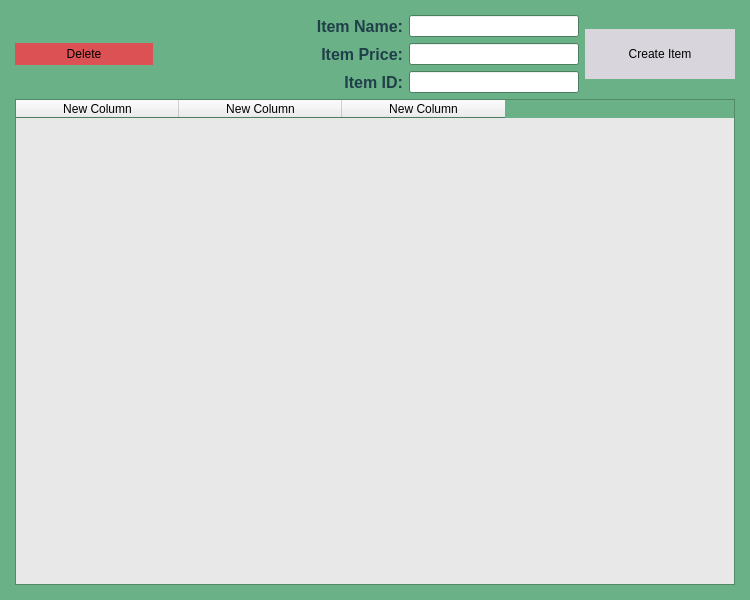
<?xml version="1.0" encoding="UTF-8"?>
<ui version="4.0">
 <class>MainWindow</class>
 <widget class="QMainWindow" name="MainWindow">
  <property name="geometry">
   <rect>
    <x>0</x>
    <y>0</y>
    <width>750</width>
    <height>600</height>
   </rect>
  </property>
  <property name="sizePolicy">
   <sizepolicy hsizetype="Expanding" vsizetype="Expanding">
    <horstretch>1</horstretch>
    <verstretch>1</verstretch>
   </sizepolicy>
  </property>
  <property name="minimumSize">
   <size>
    <width>750</width>
    <height>600</height>
   </size>
  </property>
  <property name="baseSize">
   <size>
    <width>1</width>
    <height>1</height>
   </size>
  </property>
  <property name="palette">
   <palette>
    <active>
     <colorrole role="Base">
      <brush brushstyle="SolidPattern">
       <color alpha="255">
        <red>255</red>
        <green>255</green>
        <blue>255</blue>
       </color>
      </brush>
     </colorrole>
     <colorrole role="Window">
      <brush brushstyle="SolidPattern">
       <color alpha="255">
        <red>106</red>
        <green>177</green>
        <blue>135</blue>
       </color>
      </brush>
     </colorrole>
    </active>
    <inactive>
     <colorrole role="Base">
      <brush brushstyle="SolidPattern">
       <color alpha="255">
        <red>255</red>
        <green>255</green>
        <blue>255</blue>
       </color>
      </brush>
     </colorrole>
     <colorrole role="Window">
      <brush brushstyle="SolidPattern">
       <color alpha="255">
        <red>106</red>
        <green>177</green>
        <blue>135</blue>
       </color>
      </brush>
     </colorrole>
    </inactive>
    <disabled>
     <colorrole role="Base">
      <brush brushstyle="SolidPattern">
       <color alpha="255">
        <red>106</red>
        <green>177</green>
        <blue>135</blue>
       </color>
      </brush>
     </colorrole>
     <colorrole role="Window">
      <brush brushstyle="SolidPattern">
       <color alpha="255">
        <red>106</red>
        <green>177</green>
        <blue>135</blue>
       </color>
      </brush>
     </colorrole>
    </disabled>
   </palette>
  </property>
  <property name="windowTitle">
   <string>ShopApp</string>
  </property>
  <property name="autoFillBackground">
   <bool>true</bool>
  </property>
  <property name="tabShape">
   <enum>QTabWidget::Rounded</enum>
  </property>
  <property name="dockNestingEnabled">
   <bool>false</bool>
  </property>
  <widget class="QWidget" name="centralwidget">
   <property name="palette">
    <palette>
     <active>
      <colorrole role="Base">
       <brush brushstyle="SolidPattern">
        <color alpha="255">
         <red>255</red>
         <green>255</green>
         <blue>255</blue>
        </color>
       </brush>
      </colorrole>
      <colorrole role="Window">
       <brush brushstyle="SolidPattern">
        <color alpha="255">
         <red>106</red>
         <green>177</green>
         <blue>135</blue>
        </color>
       </brush>
      </colorrole>
     </active>
     <inactive>
      <colorrole role="Base">
       <brush brushstyle="SolidPattern">
        <color alpha="255">
         <red>255</red>
         <green>255</green>
         <blue>255</blue>
        </color>
       </brush>
      </colorrole>
      <colorrole role="Window">
       <brush brushstyle="SolidPattern">
        <color alpha="255">
         <red>106</red>
         <green>177</green>
         <blue>135</blue>
        </color>
       </brush>
      </colorrole>
     </inactive>
     <disabled>
      <colorrole role="Base">
       <brush brushstyle="SolidPattern">
        <color alpha="255">
         <red>106</red>
         <green>177</green>
         <blue>135</blue>
        </color>
       </brush>
      </colorrole>
      <colorrole role="Window">
       <brush brushstyle="SolidPattern">
        <color alpha="255">
         <red>106</red>
         <green>177</green>
         <blue>135</blue>
        </color>
       </brush>
      </colorrole>
     </disabled>
    </palette>
   </property>
   <property name="layoutDirection">
    <enum>Qt::LeftToRight</enum>
   </property>
   <property name="autoFillBackground">
    <bool>true</bool>
   </property>
   <layout class="QGridLayout" name="gridLayout">
    <property name="leftMargin">
     <number>15</number>
    </property>
    <property name="topMargin">
     <number>15</number>
    </property>
    <property name="rightMargin">
     <number>15</number>
    </property>
    <property name="bottomMargin">
     <number>15</number>
    </property>
    <item row="0" column="4" rowspan="3">
     <widget class="QPushButton" name="Create_Button">
      <property name="minimumSize">
       <size>
        <width>150</width>
        <height>50</height>
       </size>
      </property>
      <property name="maximumSize">
       <size>
        <width>200</width>
        <height>16777215</height>
       </size>
      </property>
      <property name="palette">
       <palette>
        <active>
         <colorrole role="Button">
          <brush brushstyle="SolidPattern">
           <color alpha="255">
            <red>217</red>
            <green>213</green>
            <blue>220</blue>
           </color>
          </brush>
         </colorrole>
        </active>
        <inactive>
         <colorrole role="Button">
          <brush brushstyle="SolidPattern">
           <color alpha="255">
            <red>217</red>
            <green>213</green>
            <blue>220</blue>
           </color>
          </brush>
         </colorrole>
        </inactive>
        <disabled>
         <colorrole role="Button">
          <brush brushstyle="SolidPattern">
           <color alpha="255">
            <red>217</red>
            <green>213</green>
            <blue>220</blue>
           </color>
          </brush>
         </colorrole>
        </disabled>
       </palette>
      </property>
      <property name="autoFillBackground">
       <bool>true</bool>
      </property>
      <property name="text">
       <string>Create Item</string>
      </property>
      <property name="flat">
       <bool>true</bool>
      </property>
     </widget>
    </item>
    <item row="3" column="0" colspan="5">
     <widget class="QTableWidget" name="item_table_widget">
      <property name="sizePolicy">
       <sizepolicy hsizetype="Expanding" vsizetype="Expanding">
        <horstretch>1</horstretch>
        <verstretch>1</verstretch>
       </sizepolicy>
      </property>
      <property name="palette">
       <palette>
        <active>
         <colorrole role="Base">
          <brush brushstyle="SolidPattern">
           <color alpha="255">
            <red>232</red>
            <green>232</green>
            <blue>232</blue>
           </color>
          </brush>
         </colorrole>
         <colorrole role="AlternateBase">
          <brush brushstyle="SolidPattern">
           <color alpha="255">
            <red>186</red>
            <green>186</green>
            <blue>186</blue>
           </color>
          </brush>
         </colorrole>
        </active>
        <inactive>
         <colorrole role="Base">
          <brush brushstyle="SolidPattern">
           <color alpha="255">
            <red>232</red>
            <green>232</green>
            <blue>232</blue>
           </color>
          </brush>
         </colorrole>
         <colorrole role="AlternateBase">
          <brush brushstyle="SolidPattern">
           <color alpha="255">
            <red>186</red>
            <green>186</green>
            <blue>186</blue>
           </color>
          </brush>
         </colorrole>
        </inactive>
        <disabled>
         <colorrole role="Base">
          <brush brushstyle="SolidPattern">
           <color alpha="255">
            <red>106</red>
            <green>177</green>
            <blue>135</blue>
           </color>
          </brush>
         </colorrole>
         <colorrole role="AlternateBase">
          <brush brushstyle="SolidPattern">
           <color alpha="255">
            <red>186</red>
            <green>186</green>
            <blue>186</blue>
           </color>
          </brush>
         </colorrole>
        </disabled>
       </palette>
      </property>
      <property name="layoutDirection">
       <enum>Qt::LeftToRight</enum>
      </property>
      <property name="autoFillBackground">
       <bool>false</bool>
      </property>
      <property name="frameShape">
       <enum>QFrame::StyledPanel</enum>
      </property>
      <property name="midLineWidth">
       <number>1</number>
      </property>
      <property name="horizontalScrollBarPolicy">
       <enum>Qt::ScrollBarAlwaysOff</enum>
      </property>
      <property name="editTriggers">
       <set>QAbstractItemView::NoEditTriggers</set>
      </property>
      <property name="tabKeyNavigation">
       <bool>false</bool>
      </property>
      <property name="showDropIndicator" stdset="0">
       <bool>false</bool>
      </property>
      <property name="dragDropOverwriteMode">
       <bool>false</bool>
      </property>
      <property name="alternatingRowColors">
       <bool>true</bool>
      </property>
      <property name="textElideMode">
       <enum>Qt::ElideMiddle</enum>
      </property>
      <property name="showGrid">
       <bool>true</bool>
      </property>
      <property name="sortingEnabled">
       <bool>false</bool>
      </property>
      <property name="rowCount">
       <number>0</number>
      </property>
      <property name="columnCount">
       <number>3</number>
      </property>
      <attribute name="horizontalHeaderVisible">
       <bool>true</bool>
      </attribute>
      <attribute name="horizontalHeaderCascadingSectionResizes">
       <bool>true</bool>
      </attribute>
      <attribute name="horizontalHeaderDefaultSectionSize">
       <number>163</number>
      </attribute>
      <attribute name="horizontalHeaderMinimumSectionSize">
       <number>150</number>
      </attribute>
      <attribute name="horizontalHeaderShowSortIndicator" stdset="0">
       <bool>false</bool>
      </attribute>
      <attribute name="horizontalHeaderStretchLastSection">
       <bool>false</bool>
      </attribute>
      <attribute name="verticalHeaderVisible">
       <bool>false</bool>
      </attribute>
      <column>
       <property name="text">
        <string>New Column</string>
       </property>
       <property name="textAlignment">
        <set>AlignCenter</set>
       </property>
      </column>
      <column>
       <property name="text">
        <string>New Column</string>
       </property>
       <property name="textAlignment">
        <set>AlignCenter</set>
       </property>
      </column>
      <column>
       <property name="text">
        <string>New Column</string>
       </property>
       <property name="textAlignment">
        <set>AlignCenter</set>
       </property>
      </column>
     </widget>
    </item>
    <item row="1" column="2" colspan="2">
     <layout class="QHBoxLayout" name="Price_inpu_Layout">
      <property name="spacing">
       <number>6</number>
      </property>
      <item>
       <widget class="QLabel" name="price_label_3">
        <property name="minimumSize">
         <size>
          <width>100</width>
          <height>0</height>
         </size>
        </property>
        <property name="palette">
         <palette>
          <active>
           <colorrole role="WindowText">
            <brush brushstyle="SolidPattern">
             <color alpha="255">
              <red>31</red>
              <green>63</green>
              <blue>73</blue>
             </color>
            </brush>
           </colorrole>
          </active>
          <inactive>
           <colorrole role="WindowText">
            <brush brushstyle="SolidPattern">
             <color alpha="255">
              <red>31</red>
              <green>63</green>
              <blue>73</blue>
             </color>
            </brush>
           </colorrole>
          </inactive>
          <disabled>
           <colorrole role="WindowText">
            <brush brushstyle="SolidPattern">
             <color alpha="255">
              <red>120</red>
              <green>120</green>
              <blue>120</blue>
             </color>
            </brush>
           </colorrole>
          </disabled>
         </palette>
        </property>
        <property name="font">
         <font>
          <pointsize>12</pointsize>
          <weight>75</weight>
          <bold>true</bold>
         </font>
        </property>
        <property name="text">
         <string>Item Price:</string>
        </property>
        <property name="alignment">
         <set>Qt::AlignRight|Qt::AlignTrailing|Qt::AlignVCenter</set>
        </property>
       </widget>
      </item>
      <item>
       <widget class="QLineEdit" name="Price_lineEdit">
        <property name="minimumSize">
         <size>
          <width>150</width>
          <height>0</height>
         </size>
        </property>
        <property name="maximumSize">
         <size>
          <width>400</width>
          <height>16777215</height>
         </size>
        </property>
        <property name="text">
         <string/>
        </property>
        <property name="echoMode">
         <enum>QLineEdit::Normal</enum>
        </property>
        <property name="placeholderText">
         <string/>
        </property>
        <property name="clearButtonEnabled">
         <bool>true</bool>
        </property>
       </widget>
      </item>
     </layout>
    </item>
    <item row="0" column="2" colspan="2">
     <layout class="QHBoxLayout" name="Name_input_Layout" stretch="0,0">
      <property name="sizeConstraint">
       <enum>QLayout::SetMinAndMaxSize</enum>
      </property>
      <item>
       <widget class="QLabel" name="name_label_2">
        <property name="minimumSize">
         <size>
          <width>100</width>
          <height>0</height>
         </size>
        </property>
        <property name="palette">
         <palette>
          <active>
           <colorrole role="WindowText">
            <brush brushstyle="SolidPattern">
             <color alpha="255">
              <red>31</red>
              <green>63</green>
              <blue>73</blue>
             </color>
            </brush>
           </colorrole>
          </active>
          <inactive>
           <colorrole role="WindowText">
            <brush brushstyle="SolidPattern">
             <color alpha="255">
              <red>31</red>
              <green>63</green>
              <blue>73</blue>
             </color>
            </brush>
           </colorrole>
          </inactive>
          <disabled>
           <colorrole role="WindowText">
            <brush brushstyle="SolidPattern">
             <color alpha="255">
              <red>120</red>
              <green>120</green>
              <blue>120</blue>
             </color>
            </brush>
           </colorrole>
          </disabled>
         </palette>
        </property>
        <property name="font">
         <font>
          <pointsize>12</pointsize>
          <weight>75</weight>
          <bold>true</bold>
         </font>
        </property>
        <property name="text">
         <string>Item Name:</string>
        </property>
        <property name="alignment">
         <set>Qt::AlignRight|Qt::AlignTrailing|Qt::AlignVCenter</set>
        </property>
       </widget>
      </item>
      <item>
       <widget class="QLineEdit" name="Name_lineEdit">
        <property name="minimumSize">
         <size>
          <width>150</width>
          <height>0</height>
         </size>
        </property>
        <property name="maximumSize">
         <size>
          <width>400</width>
          <height>16777215</height>
         </size>
        </property>
        <property name="clearButtonEnabled">
         <bool>true</bool>
        </property>
       </widget>
      </item>
     </layout>
    </item>
    <item row="2" column="2" colspan="2">
     <layout class="QHBoxLayout" name="ID_input_Layout" stretch="0,0">
      <property name="sizeConstraint">
       <enum>QLayout::SetMinAndMaxSize</enum>
      </property>
      <item>
       <widget class="QLabel" name="ID_label">
        <property name="minimumSize">
         <size>
          <width>100</width>
          <height>0</height>
         </size>
        </property>
        <property name="palette">
         <palette>
          <active>
           <colorrole role="WindowText">
            <brush brushstyle="SolidPattern">
             <color alpha="255">
              <red>31</red>
              <green>63</green>
              <blue>73</blue>
             </color>
            </brush>
           </colorrole>
          </active>
          <inactive>
           <colorrole role="WindowText">
            <brush brushstyle="SolidPattern">
             <color alpha="255">
              <red>31</red>
              <green>63</green>
              <blue>73</blue>
             </color>
            </brush>
           </colorrole>
          </inactive>
          <disabled>
           <colorrole role="WindowText">
            <brush brushstyle="SolidPattern">
             <color alpha="255">
              <red>120</red>
              <green>120</green>
              <blue>120</blue>
             </color>
            </brush>
           </colorrole>
          </disabled>
         </palette>
        </property>
        <property name="font">
         <font>
          <pointsize>12</pointsize>
          <weight>75</weight>
          <bold>true</bold>
         </font>
        </property>
        <property name="text">
         <string>Item ID:</string>
        </property>
        <property name="alignment">
         <set>Qt::AlignRight|Qt::AlignTrailing|Qt::AlignVCenter</set>
        </property>
       </widget>
      </item>
      <item>
       <widget class="QLineEdit" name="ID_lineEdit">
        <property name="minimumSize">
         <size>
          <width>150</width>
          <height>0</height>
         </size>
        </property>
        <property name="maximumSize">
         <size>
          <width>400</width>
          <height>16777215</height>
         </size>
        </property>
        <property name="clearButtonEnabled">
         <bool>true</bool>
        </property>
       </widget>
      </item>
     </layout>
    </item>
    <item row="1" column="0">
     <widget class="QPushButton" name="delete_item_button">
      <property name="minimumSize">
       <size>
        <width>50</width>
        <height>0</height>
       </size>
      </property>
      <property name="maximumSize">
       <size>
        <width>150</width>
        <height>16777215</height>
       </size>
      </property>
      <property name="palette">
       <palette>
        <active>
         <colorrole role="Button">
          <brush brushstyle="SolidPattern">
           <color alpha="255">
            <red>220</red>
            <green>81</green>
            <blue>83</blue>
           </color>
          </brush>
         </colorrole>
         <colorrole role="Highlight">
          <brush brushstyle="SolidPattern">
           <color alpha="255">
            <red>255</red>
            <green>0</green>
            <blue>25</blue>
           </color>
          </brush>
         </colorrole>
        </active>
        <inactive>
         <colorrole role="Button">
          <brush brushstyle="SolidPattern">
           <color alpha="255">
            <red>220</red>
            <green>81</green>
            <blue>83</blue>
           </color>
          </brush>
         </colorrole>
         <colorrole role="Highlight">
          <brush brushstyle="SolidPattern">
           <color alpha="255">
            <red>255</red>
            <green>0</green>
            <blue>25</blue>
           </color>
          </brush>
         </colorrole>
        </inactive>
        <disabled>
         <colorrole role="Button">
          <brush brushstyle="SolidPattern">
           <color alpha="255">
            <red>220</red>
            <green>81</green>
            <blue>83</blue>
           </color>
          </brush>
         </colorrole>
         <colorrole role="Highlight">
          <brush brushstyle="SolidPattern">
           <color alpha="255">
            <red>0</red>
            <green>120</green>
            <blue>215</blue>
           </color>
          </brush>
         </colorrole>
        </disabled>
       </palette>
      </property>
      <property name="autoFillBackground">
       <bool>true</bool>
      </property>
      <property name="text">
       <string>Delete</string>
      </property>
      <property name="flat">
       <bool>true</bool>
      </property>
     </widget>
    </item>
   </layout>
  </widget>
 </widget>
 <resources/>
 <connections/>
</ui>
